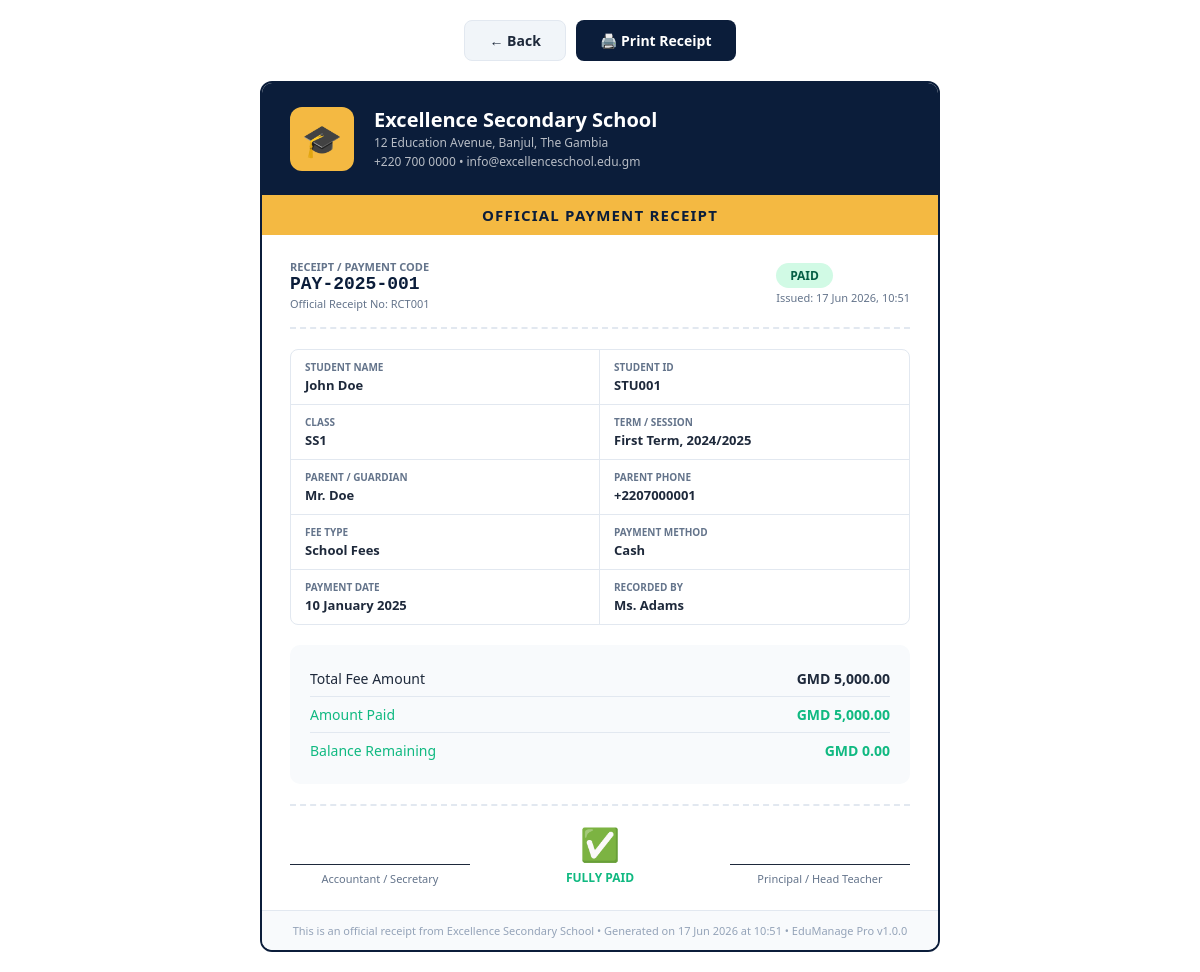
The page /admin/payments_receipt.php?id=1 (signed in) on the database its author committed.
### tables this page shows
CREATE TABLE `payments` (
  `id`             INT UNSIGNED  NOT NULL AUTO_INCREMENT,
  `payment_code`   VARCHAR(20)   NOT NULL UNIQUE,
  `student_id`     INT UNSIGNED  NOT NULL,
  `term_id`        INT UNSIGNED  NOT NULL,
  `session_id`     INT UNSIGNED  NOT NULL,
  `fee_type`       VARCHAR(100)  NOT NULL DEFAULT 'School Fees',
  `amount_due`     DECIMAL(10,2) NOT NULL DEFAULT 0,
  `amount_paid`    DECIMAL(10,2) NOT NULL DEFAULT 0,
  `balance`        DECIMAL(10,2) GENERATED ALWAYS AS (`amount_due`-`amount_paid`) STORED,
  `payment_date`   DATE          DEFAULT NULL,
  `payment_method` VARCHAR(50)   DEFAULT 'Cash',
  `receipt_no`     VARCHAR(50)   DEFAULT NULL,
  `status`         ENUM('paid','partial','unpaid') NOT NULL DEFAULT 'unpaid',
  `notes`          TEXT          DEFAULT NULL,
  `recorded_by`    INT UNSIGNED  DEFAULT NULL,
  `created_at`     TIMESTAMP     NOT NULL DEFAULT CURRENT_TIMESTAMP,
  `updated_at`     TIMESTAMP     NOT NULL DEFAULT CURRENT_TIMESTAMP ON UPDATE CURRENT_TIMESTAMP,
  PRIMARY KEY (`id`),
  CONSTRAINT `fk_pay_student` FOREIGN KEY (`student_id`) REFERENCES `students`(`id`) ON DELETE CASCADE,
  CONSTRAINT `fk_pay_term`    FOREIGN KEY (`term_id`)    REFERENCES `terms`(`id`),
  CONSTRAINT `fk_pay_session` FOREIGN KEY (`session_id`) REFERENCES `academic_sessions`(`id`)
);

CREATE TABLE `students` (
  `id`              INT UNSIGNED NOT NULL AUTO_INCREMENT,
  `user_id`         INT UNSIGNED DEFAULT NULL,
  `student_id`      VARCHAR(20)  NOT NULL UNIQUE,
  `full_name`       VARCHAR(100) NOT NULL,
  `gender`          ENUM('Male','Female') NOT NULL,
  `dob`             DATE         DEFAULT NULL,
  `class_id`        INT UNSIGNED NOT NULL,
  `session_id`      INT UNSIGNED NOT NULL,
  `parent_name`     VARCHAR(100) DEFAULT NULL,
  `parent_phone1`   VARCHAR(20)  NOT NULL,
  `parent_phone2`   VARCHAR(20)  NOT NULL,
  `parent_email`    VARCHAR(100) DEFAULT NULL,
  `address`         TEXT         DEFAULT NULL,
  `photo`           VARCHAR(255) DEFAULT NULL,
  `blood_group`     VARCHAR(5)   DEFAULT NULL,
  `medical_notes`   TEXT         DEFAULT NULL,
  `status`          ENUM('active','inactive','graduated','transferred') NOT NULL DEFAULT 'active',
  `enrolled_date`   DATE         DEFAULT NULL,
  `created_at`      TIMESTAMP    NOT NULL DEFAULT CURRENT_TIMESTAMP,
  `updated_at`      TIMESTAMP    NOT NULL DEFAULT CURRENT_TIMESTAMP ON UPDATE CURRENT_TIMESTAMP,
  PRIMARY KEY (`id`),
  KEY `idx_student_id` (`student_id`),
  KEY `idx_class`      (`class_id`),
  KEY `idx_session`    (`session_id`),
  CONSTRAINT `fk_student_class`   FOREIGN KEY (`class_id`)   REFERENCES `classes`(`id`),
  CONSTRAINT `fk_student_session` FOREIGN KEY (`session_id`) REFERENCES `academic_sessions`(`id`),
  CONSTRAINT `fk_student_user`    FOREIGN KEY (`user_id`)    REFERENCES `users`(`id`) ON DELETE SET NULL
);

CREATE TABLE `classes` (
  `id`          INT UNSIGNED NOT NULL AUTO_INCREMENT,
  `name`        VARCHAR(50)  NOT NULL UNIQUE,
  `description` VARCHAR(255) DEFAULT NULL,
  `capacity`    INT UNSIGNED DEFAULT 40,
  `sort_order`  INT UNSIGNED DEFAULT 0,
  `created_at`  TIMESTAMP    NOT NULL DEFAULT CURRENT_TIMESTAMP,
  PRIMARY KEY (`id`),
  KEY `idx_name` (`name`)
);

CREATE TABLE `terms` (
  `id`         INT UNSIGNED NOT NULL AUTO_INCREMENT,
  `name`       VARCHAR(20)  NOT NULL,
  `session_id` INT UNSIGNED NOT NULL,
  `is_current` TINYINT(1)   NOT NULL DEFAULT 0,
  `start_date` DATE         DEFAULT NULL,
  `end_date`   DATE         DEFAULT NULL,
  PRIMARY KEY (`id`),
  KEY `idx_session` (`session_id`),
  CONSTRAINT `fk_terms_session` FOREIGN KEY (`session_id`) REFERENCES `academic_sessions`(`id`)
);

CREATE TABLE `academic_sessions` (
  `id`         INT UNSIGNED NOT NULL AUTO_INCREMENT,
  `name`       VARCHAR(20)  NOT NULL UNIQUE,
  `is_current` TINYINT(1)   NOT NULL DEFAULT 0,
  `start_date` DATE         DEFAULT NULL,
  `end_date`   DATE         DEFAULT NULL,
  PRIMARY KEY (`id`)
);

CREATE TABLE `users` (
  `id`         INT UNSIGNED     NOT NULL AUTO_INCREMENT,
  `username`   VARCHAR(50)      NOT NULL UNIQUE,
  `password`   VARCHAR(255)     NOT NULL,
  `role_id`    TINYINT UNSIGNED NOT NULL,
  `full_name`  VARCHAR(100)     NOT NULL,
  `email`      VARCHAR(100)     DEFAULT NULL,
  `phone`      VARCHAR(20)      DEFAULT NULL,
  `status`     ENUM('active','inactive') NOT NULL DEFAULT 'active',
  `last_login` DATETIME         DEFAULT NULL,
  `created_at` TIMESTAMP        NOT NULL DEFAULT CURRENT_TIMESTAMP,
  PRIMARY KEY (`id`),
  KEY `idx_username` (`username`),
  KEY `idx_role`     (`role_id`),
  CONSTRAINT `fk_users_role` FOREIGN KEY (`role_id`) REFERENCES `roles`(`id`)
);

### config/db.php (called while the page is built, shortened)
<?php
class Database {
    private static ?PDO $instance = null;
    public static function getInstance(): PDO {
        if (self::$instance === null) {
            $dsn = sprintf(
                'mysql:host=%s;dbname=%s;charset=%s',
                DB_HOST, DB_NAME, DB_CHARSET
            );
            $options = [
                PDO::ATTR_ERRMODE            => PDO::ERRMODE_EXCEPTION,
                PDO::ATTR_DEFAULT_FETCH_MODE => PDO::FETCH_ASSOC,
                PDO::ATTR_EMULATE_PREPARES   => false,
                PDO::MYSQL_ATTR_INIT_COMMAND => "SET NAMES utf8mb4 COLLATE utf8mb4_unicode_ci",
            ];
            try {
                self::$instance = new PDO($dsn, DB_USER, DB_PASS, $options);
            } catch (PDOException $e) {
                error_log('[EduManage DB Error] ' . $e->getMessage());
                http_response_code(500);
                die(json_encode([
                    'success' => false,
                    'message' => 'Database connection failed. Please contact the administrator.'
                ]));
            }
        }
        return self::$instance;
    }
    public static function query(string $sql, array $params = []): PDOStatement {
        $stmt = self::getInstance()->prepare($sql);
        $stmt->execute($params);
        return $stmt;
    }
    public static function fetchOne(string $sql, array $params = []): ?array {
        $row = self::query($sql, $params)->fetch();
        return $row ?: null;
    }
}

### includes/functions.php (called while the page is built, shortened)
<?php
function e(mixed $val): string {
    return htmlspecialchars((string)($val ?? ''), ENT_QUOTES | ENT_HTML5, 'UTF-8');
}
function get_setting(string $key, string $default = ''): string {
    static $cache = [];
    if (!isset($cache[$key])) {
        $row = Database::fetchOne(
            "SELECT setting_val FROM settings WHERE setting_key = ? LIMIT 1",
            [$key]
        );
        $cache[$key] = $row ? $row['setting_val'] : $default;
    }
    return $cache[$key] ?? $default;
}
function int_val(mixed $val, int $default = 0): int {
    return filter_var($val, FILTER_VALIDATE_INT) !== false ? (int)$val : $default;
}
function format_date(string $date, string $format = 'd M Y'): string {
    return date($format, strtotime($date));
}

### admin/payments_receipt.php (the view, shortened to what this page needs)
<?php
$id = int_val($_GET['id'] ?? 0);
$payment = Database::fetchOne(
    "SELECT p.*,
            s.full_name, s.student_id AS sid, s.parent_name, s.parent_phone1,
            c.name AS class_name,
            t.name AS term_name,
            ses.name AS session_name,
            u.full_name AS recorded_by_name
     FROM payments p
     JOIN students s   ON s.id  = p.student_id
     JOIN classes  c   ON c.id  = s.class_id
     JOIN terms    t   ON t.id  = p.term_id
     JOIN academic_sessions ses ON ses.id = p.session_id
     LEFT JOIN users u ON u.id  = p.recorded_by
     WHERE p.id = ?",
    [$id]
);
$schoolName    = get_setting('school_name', 'School');
$schoolAddress = get_setting('school_address', '');
$schoolPhone   = get_setting('school_phone', '');
$schoolEmail   = get_setting('school_email', '');
$logo          = get_setting('school_logo', '');
$currency      = get_setting('currency', 'GMD');
?>
<!DOCTYPE html>
<html lang="en">
<head>
</head>
<body>
<div class="print-actions">
    <a href="javascript:history.back()" class="btn-back">← Back</a>
    <button class="btn-print" onclick="window.print()">🖨️ Print Receipt</button>
</div>
<div class="receipt">
    <div class="receipt-header">
        <div class="school-logo">
            <?php if ($logo && file_exists(UPLOADS_PATH . '/logos/' . $logo)): ?>
                <img src="<?= UPLOADS_URL ?>/logos/<?= e($logo) ?>" alt="Logo">
            <?php else: ?>🎓<?php endif; ?>
        </div>
        <div>
            <div class="school-name"><?= e($schoolName) ?></div>
            <div class="school-sub"><?= e($schoolAddress) ?></div>
            <div class="school-sub"><?= e($schoolPhone) ?> &bull; <?= e($schoolEmail) ?></div>
        </div>
    </div>
    <div class="receipt-title">Official Payment Receipt</div>
    <div class="receipt-body">
        <div class="receipt-code">
            <div>
                <div class="code-label">Receipt / Payment Code</div>
                <div class="code-value"><?= e($payment['payment_code']) ?></div>
                <?php if ($payment['receipt_no']): ?>
                    <div style="font-size:11px;color:#64748B;margin-top:2px">
                        Official Receipt No: <?= e($payment['receipt_no']) ?>
                    </div>
                <?php endif; ?>
            </div>
            <div>
                <span class="status-badge status-<?= $payment['status'] ?>">
                    <?= strtoupper($payment['status']) ?>
                </span>
                <div style="font-size:11px;color:#64748B;margin-top:6px;text-align:right">
                    Issued: <?= date('d M Y, H:i') ?>
                </div>
            </div>
        </div>
        <div class="info-grid">
            <div class="info-cell">
                <div class="info-label">Student Name</div>
                <div class="info-value"><?= e($payment['full_name']) ?></div>
            </div>
            <div class="info-cell">
                <div class="info-label">Student ID</div>
                <div class="info-value"><?= e($payment['sid']) ?></div>
            </div>
            <div class="info-cell">
                <div class="info-label">Class</div>
                <div class="info-value"><?= e($payment['class_name']) ?></div>
            </div>
            <div class="info-cell">
                <div class="info-label">Term / Session</div>
                <div class="info-value"><?= e($payment['term_name']) ?> Term, <?= e($payment['session_name']) ?></div>
            </div>
            <div class="info-cell">
                <div class="info-label">Parent / Guardian</div>
                <div class="info-value"><?= e($payment['parent_name'] ?? '—') ?></div>
            </div>
            <div class="info-cell">
                <div class="info-label">Parent Phone</div>
                <div class="info-value">+<?= e($payment['parent_phone1']) ?></div>
            </div>
            <div class="info-cell">
                <div class="info-label">Fee Type</div>
                <div class="info-value"><?= e($payment['fee_type']) ?></div>
            </div>
            <div class="info-cell">
                <div class="info-label">Payment Method</div>
                <div class="info-value"><?= e($payment['payment_method'] ?? '—') ?></div>
            </div>
            <div class="info-cell">
                <div class="info-label">Payment Date</div>
                <div class="info-value">
                    <?= $payment['payment_date'] ? format_date($payment['payment_date'], 'd F Y') : 'Not yet paid' ?>
                </div>
            </div>
            <div class="info-cell">
                <div class="info-label">Recorded By</div>
                <div class="info-value"><?= e($payment['recorded_by_name'] ?? '—') ?></div>
            </div>
        </div>
        <div class="amount-section">
            <div class="amount-row">
                <span>Total Fee Amount</span>
                <strong><?= $currency ?> <?= number_format($payment['amount_due'],2) ?></strong>
            </div>
            <div class="amount-row" style="color:var(--emerald,#10B981)">
                <span>Amount Paid</span>
                <strong style="color:#10B981"><?= $currency ?> <?= number_format($payment['amount_paid'],2) ?></strong>
            </div>
            <div class="amount-row <?= $payment['balance']<=0?'balance zero':'balance' ?>">
                <span>Balance Remaining</span>
                <strong><?= $currency ?> <?= number_format($payment['balance'],2) ?></strong>
            </div>
        </div>
        <div class="receipt-footer">
            <div class="sig-line">
                <div style="height:40px"></div>
                <div class="sig-line-bar">Accountant / Secretary</div>
            </div>
            <div style="text-align:center;font-size:12px;color:#94A3B8">
                <?php if ($payment['status'] === 'paid'): ?>
                    <div style="font-size:32px;margin-bottom:4px">✅</div>
                    <div style="font-weight:700;color:#10B981">FULLY PAID</div>
                <?php elseif ($payment['status'] === 'partial'): ?>
                    <div style="font-size:32px;margin-bottom:4px">⏳</div>
                    <div style="font-weight:700;color:#F59E0B">PARTIAL PAYMENT</div>
                <?php else: ?>
                    <div style="font-size:32px;margin-bottom:4px">❌</div>
                    <div style="font-weight:700;color:#EF4444">UNPAID</div>
                <?php endif; ?>
            </div>
            <div class="sig-line">
                <div style="height:40px"></div>
                <div class="sig-line-bar">Principal / Head Teacher</div>
            </div>
        </div>
    </div>
    <div class="watermark">
        This is an official receipt from <?= e($schoolName) ?> &bull;
        Generated on <?= date('d M Y \a\t H:i') ?> &bull;
        <?= e(APP_NAME) ?> v<?= APP_VERSION ?>
    </div>
</div>
</body>
</html>

### rows shown on the page
payments: payment_code "PAY-2025-001", receipt_no "RCT001", status "PAID", student.full_name "John Doe", student.student_id "STU001", classes.name "SS1", term.name "First", session.name "2024/2025", student.parent_name "Mr. Doe", student.parent_phone1 "2207000001", fee_type "School Fees", payment_method "Cash", payment_date "10 January 2025", users.full_name "Ms. Adams", amount_due "5,000.00", amount_paid "5,000.00", balance "0.00"

### other values the page prints
$schoolName "Excellence Secondary School"
$schoolAddress "12 Education Avenue, Banjul, The Gambia"
$schoolPhone "+220 700 0000"
$schoolEmail "info@excellenceschool.edu.gm"
$currency "GMD"
APP_NAME "EduManage Pro"
APP_VERSION "1.0.0"
